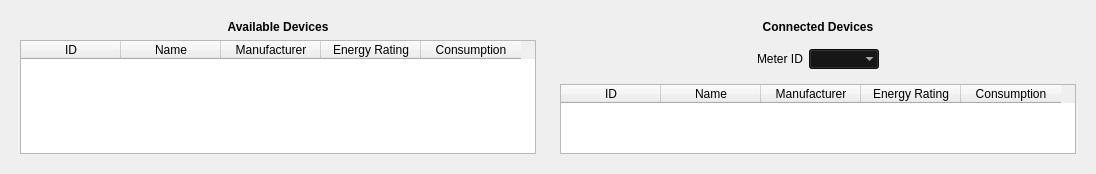
         <widget class="QFrame" name="frame">
          <property name="frameShadow">
           <enum>QFrame::Raised</enum>
          </property>
          <layout class="QHBoxLayout" name="horizontalLayout_7">
           <item>
            <widget class="QFrame" name="frameAvailableDevices">
             <property name="frameShadow">
              <enum>QFrame::Raised</enum>
             </property>
             <layout class="QVBoxLayout" name="verticalLayout_14">
              <item>
               <widget class="QLabel" name="labelAvailableDevices">
                <property name="font">
                 <font>
                  <weight>75</weight>
                  <bold>true</bold>
                 </font>
                </property>
                <property name="text">
                 <string>Available Devices</string>
                </property>
                <property name="alignment">
                 <set>Qt::AlignCenter</set>
                </property>
               </widget>
              </item>
              <item alignment="Qt::AlignHCenter">
               <widget class="QTableWidget" name="tableAvailableDevices">
                <property name="styleSheet">
                 <string notr="true"/>
                </property>
                <property name="frameShadow">
                 <enum>QFrame::Plain</enum>
                </property>
                <property name="sizeAdjustPolicy">
                 <enum>QAbstractScrollArea::AdjustToContents</enum>
                </property>
                <property name="editTriggers">
                 <set>QAbstractItemView::NoEditTriggers</set>
                </property>
                <property name="verticalScrollMode">
                 <enum>QAbstractItemView::ScrollPerPixel</enum>
                </property>
                <property name="horizontalScrollMode">
                 <enum>QAbstractItemView::ScrollPerPixel</enum>
                </property>
                <property name="sortingEnabled">
                 <bool>false</bool>
                </property>
                <attribute name="horizontalHeaderCascadingSectionResizes">
                 <bool>false</bool>
                </attribute>
                <attribute name="horizontalHeaderHighlightSections">
                 <bool>false</bool>
                </attribute>
                <attribute name="horizontalHeaderStretchLastSection">
                 <bool>false</bool>
                </attribute>
                <attribute name="verticalHeaderVisible">
                 <bool>false</bool>
                </attribute>
                <column>
                 <property name="text">
                  <string>ID</string>
                 </property>
                </column>
                <column>
                 <property name="text">
                  <string>Name</string>
                 </property>
                </column>
                <column>
                 <property name="text">
                  <string>Manufacturer</string>
                 </property>
                </column>
                <column>
                 <property name="text">
                  <string>Energy Rating</string>
                 </property>
                </column>
                <column>
                 <property name="text">
                  <string>Consumption</string>
                 </property>
                </column>
               </widget>
              </item>
             </layout>
            </widget>
           </item>
           <item>
            <widget class="QFrame" name="frameConnectedDevices">
             <property name="frameShadow">
              <enum>QFrame::Raised</enum>
             </property>
             <layout class="QVBoxLayout" name="verticalLayout_15">
              <item>
               <widget class="QLabel" name="labelConnectedDevices">
                <property name="font">
                 <font>
                  <weight>75</weight>
                  <bold>true</bold>
                 </font>
                </property>
                <property name="text">
                 <string>Connected Devices</string>
                </property>
                <property name="alignment">
                 <set>Qt::AlignCenter</set>
                </property>
               </widget>
              </item>
              <item alignment="Qt::AlignHCenter">
               <widget class="QFrame" name="formConnectedDevices">
                <property name="frameShadow">
                 <enum>QFrame::Raised</enum>
                </property>
                <layout class="QFormLayout" name="formLayout_7">
                 <item row="0" column="0">
                  <widget class="QLabel" name="labelConnectedDevices_MeterID">
                   <property name="text">
                    <string>Meter ID</string>
                   </property>
                  </widget>
                 </item>
                 <item row="0" column="1">
                  <widget class="QComboBox" name="comboConnectedDevices_MeterID">
                   <property name="palette">
                    <palette>
                     <active>
                      <colorrole role="WindowText">
                       <brush brushstyle="SolidPattern">
                        <color alpha="255">
                         <red>255</red>
                         <green>255</green>
                         <blue>255</blue>
                        </color>
                       </brush>
                      </colorrole>
                      <colorrole role="Button">
                       <brush brushstyle="SolidPattern">
                        <color alpha="255">
                         <red>17</red>
                         <green>16</green>
                         <blue>16</blue>
                        </color>
                       </brush>
                      </colorrole>
                      <colorrole role="Text">
                       <brush brushstyle="SolidPattern">
                        <color alpha="255">
                         <red>255</red>
                         <green>255</green>
                         <blue>255</blue>
                        </color>
                       </brush>
                      </colorrole>
                      <colorrole role="ButtonText">
                       <brush brushstyle="SolidPattern">
                        <color alpha="255">
                         <red>255</red>
                         <green>255</green>
                         <blue>255</blue>
                        </color>
                       </brush>
                      </colorrole>
                      <colorrole role="Base">
                       <brush brushstyle="SolidPattern">
                        <color alpha="255">
                         <red>17</red>
                         <green>16</green>
                         <blue>16</blue>
                        </color>
                       </brush>
                      </colorrole>
                      <colorrole role="Window">
                       <brush brushstyle="SolidPattern">
                        <color alpha="255">
                         <red>17</red>
                         <green>16</green>
                         <blue>16</blue>
                        </color>
                       </brush>
                      </colorrole>
                      <colorrole role="Highlight">
                       <brush brushstyle="SolidPattern">
                        <color alpha="255">
                         <red>250</red>
                         <green>204</green>
                         <blue>21</blue>
                        </color>
                       </brush>
                      </colorrole>
                     </active>
                     <inactive>
                      <colorrole role="WindowText">
                       <brush brushstyle="SolidPattern">
                        <color alpha="255">
                         <red>255</red>
                         <green>255</green>
                         <blue>255</blue>
                        </color>
                       </brush>
                      </colorrole>
                      <colorrole role="Button">
                       <brush brushstyle="SolidPattern">
                        <color alpha="255">
                         <red>17</red>
                         <green>16</green>
                         <blue>16</blue>
                        </color>
                       </brush>
                      </colorrole>
                      <colorrole role="Text">
                       <brush brushstyle="SolidPattern">
                        <color alpha="255">
                         <red>255</red>
                         <green>255</green>
                         <blue>255</blue>
                        </color>
                       </brush>
                      </colorrole>
                      <colorrole role="ButtonText">
                       <brush brushstyle="SolidPattern">
                        <color alpha="255">
                         <red>255</red>
                         <green>255</green>
                         <blue>255</blue>
                        </color>
                       </brush>
                      </colorrole>
                      <colorrole role="Base">
                       <brush brushstyle="SolidPattern">
                        <color alpha="255">
                         <red>17</red>
                         <green>16</green>
                         <blue>16</blue>
                        </color>
                       </brush>
                      </colorrole>
                      <colorrole role="Window">
                       <brush brushstyle="SolidPattern">
                        <color alpha="255">
                         <red>17</red>
                         <green>16</green>
                         <blue>16</blue>
                        </color>
                       </brush>
                      </colorrole>
                      <colorrole role="Highlight">
                       <brush brushstyle="SolidPattern">
                        <color alpha="255">
                         <red>250</red>
                         <green>204</green>
                         <blue>21</blue>
                        </color>
                       </brush>
                      </colorrole>
                     </inactive>
                     <disabled>
                      <colorrole role="WindowText">
                       <brush brushstyle="SolidPattern">
                        <color alpha="255">
                         <red>255</red>
                         <green>255</green>
                         <blue>255</blue>
                        </color>
                       </brush>
                      </colorrole>
                      <colorrole role="Button">
                       <brush brushstyle="SolidPattern">
                        <color alpha="255">
                         <red>17</red>
                         <green>16</green>
                         <blue>16</blue>
                        </color>
                       </brush>
                      </colorrole>
                      <colorrole role="Text">
                       <brush brushstyle="SolidPattern">
                        <color alpha="255">
                         <red>255</red>
                         <green>255</green>
                         <blue>255</blue>
                        </color>
                       </brush>
                      </colorrole>
                      <colorrole role="ButtonText">
                       <brush brushstyle="SolidPattern">
                        <color alpha="255">
                         <red>255</red>
                         <green>255</green>
                         <blue>255</blue>
                        </color>
                       </brush>
                      </colorrole>
                      <colorrole role="Base">
                       <brush brushstyle="SolidPattern">
                        <color alpha="255">
                         <red>17</red>
                         <green>16</green>
                         <blue>16</blue>
                        </color>
                       </brush>
                      </colorrole>
                      <colorrole role="Window">
                       <brush brushstyle="SolidPattern">
                        <color alpha="255">
                         <red>17</red>
                         <green>16</green>
                         <blue>16</blue>
                        </color>
                       </brush>
                      </colorrole>
                      <colorrole role="Highlight">
                       <brush brushstyle="SolidPattern">
                        <color alpha="255">
                         <red>0</red>
                         <green>120</green>
                         <blue>215</blue>
                        </color>
                       </brush>
                      </colorrole>
                     </disabled>
                    </palette>
                   </property>
                   <property name="autoFillBackground">
                    <bool>false</bool>
                   </property>
                   <property name="frame">
                    <bool>false</bool>
                   </property>
                  </widget>
                 </item>
                </layout>
               </widget>
              </item>
              <item alignment="Qt::AlignHCenter">
               <widget class="QTableWidget" name="tableConnectedDevices">
                <property name="styleSheet">
                 <string notr="true"/>
                </property>
                <property name="frameShadow">
                 <enum>QFrame::Plain</enum>
                </property>
                <property name="sizeAdjustPolicy">
                 <enum>QAbstractScrollArea::AdjustToContents</enum>
                </property>
                <property name="editTriggers">
                 <set>QAbstractItemView::NoEditTriggers</set>
                </property>
                <property name="verticalScrollMode">
                 <enum>QAbstractItemView::ScrollPerPixel</enum>
                </property>
                <property name="horizontalScrollMode">
                 <enum>QAbstractItemView::ScrollPerPixel</enum>
                </property>
                <property name="sortingEnabled">
                 <bool>false</bool>
                </property>
                <attribute name="horizontalHeaderCascadingSectionResizes">
                 <bool>false</bool>
                </attribute>
                <attribute name="horizontalHeaderHighlightSections">
                 <bool>false</bool>
                </attribute>
                <attribute name="horizontalHeaderStretchLastSection">
                 <bool>false</bool>
                </attribute>
                <attribute name="verticalHeaderVisible">
                 <bool>false</bool>
                </attribute>
                <column>
                 <property name="text">
                  <string>ID</string>
                 </property>
                </column>
                <column>
                 <property name="text">
                  <string>Name</string>
                 </property>
                </column>
                <column>
                 <property name="text">
                  <string>Manufacturer</string>
                 </property>
                </column>
                <column>
                 <property name="text">
                  <string>Energy Rating</string>
                 </property>
                </column>
                <column>
                 <property name="text">
                  <string>Consumption</string>
                 </property>
                </column>
               </widget>
              </item>
             </layout>
            </widget>
           </item>
          </layout>
         </widget>
